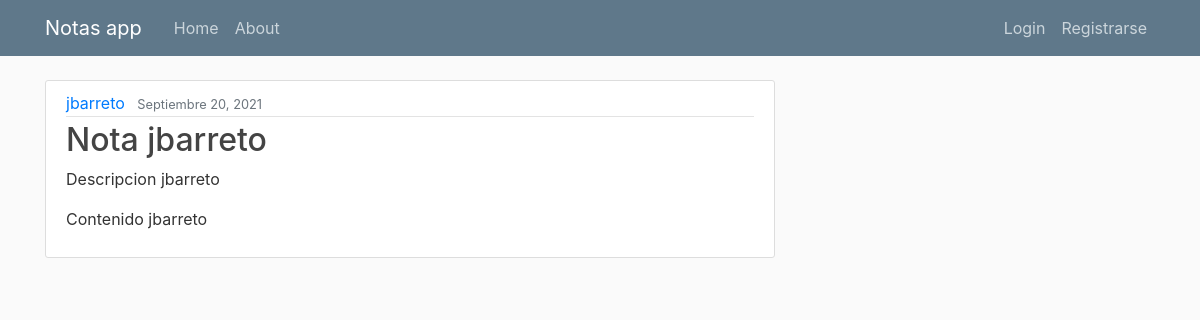
Screenshot of /post/11/ with the database file from the repository.
### lab/models.py (models this page shows, shortened)
class Post(models.Model):
    titulo = models.CharField(max_length=100)
    descripcion = models.CharField(max_length=100, default='')
    contenido = models.TextField()
    date_posted = models.DateTimeField(default=timezone.now)
    author = models.ForeignKey(User, on_delete=models.CASCADE)
    class Meta:
        verbose_name = 'nota'
        verbose_name_plural = 'notas'

### lab/views.py (the view)
# urls.py: path('post/<int:pk>/', PostDetailView.as_view(), name='post-detail'),
class PostDetailView(DetailView):
    model = Post

### lab/templates/lab/post_detail.html (shortened to what this page needs)
{% extends "lab/base.html" %}
{% block content%}
  <article class="media content-section">
    <div class="media-body">
      <div class="article-metadata">
        <a class="mr-2" href="#">{{ object.author }}</a>
        <small class="text-muted">{{ object.date_posted|date:"F d, Y" }}</small>
      </div>
      <h2 class="article-title"">{{ post.titulo }}</h2>
      <p class="article-content">{{ post.descripcion }}</p>
      <p class="article-content">{{ post.contenido }}</p>
    </div>
  </article>
{% endblock content %}

### lab/static/lab/main.css (style rules this page uses)
body { background: #fafafa; color: #333333; margin-top: 5rem; }
h1, h2, h3, h4, h5, h6 { color: #444444; }
.content-section { background: #ffffff; padding: 10px 20px; border: 1px solid #dddddd; border-radius: 3px; margin-bottom: 20px; }
.article-title { color: #444444; }
.article-content { white-space: pre-line; }
.article-metadata { padding-bottom: 1px; margin-bottom: 4px; border-bottom: 1px solid #e3e3e3 }

### rows the page displays
Post: author "jbarreto", date_posted "Septiembre 20, 2021", titulo "Nota jbarreto", descripcion "Descripcion jbarreto", contenido "Contenido jbarreto"
